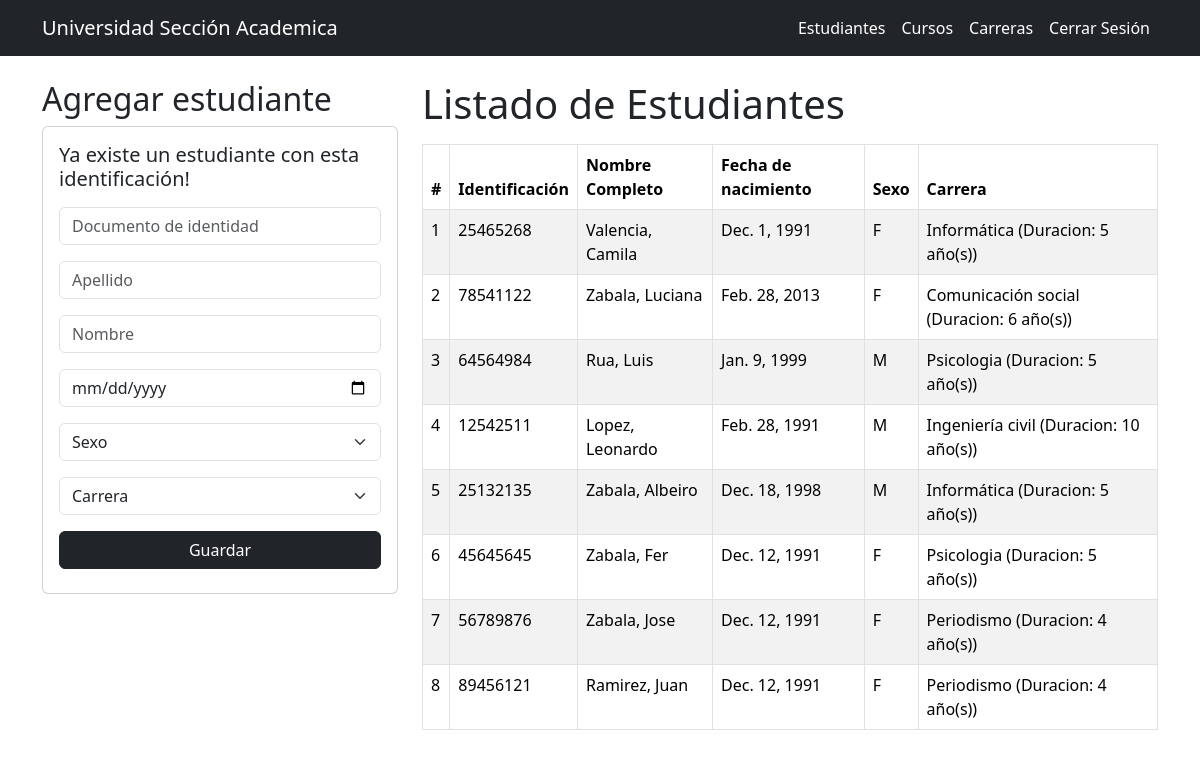
The app's page /registrarEstudiante/ (signed in) with its own data.
### Modulos/Academica/models.py (models this page shows, shortened)
class Estudiante(models.Model):
    dni = models.CharField(max_length=8, primary_key=True)
    apellido = models.CharField(max_length=35)
    nombre = models.CharField(max_length=35)
    fechaNacimiento = models.DateField()
    sexos = [('F','Femenino'),
             ('M','Masculino')]
    sexo = models.CharField(max_length=1, choices=sexos, default='F')
    carrera = models.ForeignKey(Carrera, null=False, blank=False, on_delete=models.CASCADE)
    def nombreCompleto(self):
        txt = "{0}, {1}"
        return txt.format(self.apellido, self.nombre)

class Carrera(models.Model):
    codigo = models.CharField(max_length=3, primary_key=True)
    nombre = models.CharField(max_length=50)
    duracion = models.PositiveSmallIntegerField(default=5)
    def __str__(self):
        txt = "{0} (Duracion: {1} año(s))"
        return txt.format(self.nombre, self.duracion)

### Modulos/Academica/views.py (the view)
# urls.py: path('registrarEstudiante/', views.registrarEstudiante, name='registrarEstudiante'),
def registrarEstudiante(request):
    try:
        dni=request.POST['txtDni']
        apellido=request.POST['txtApellido']
        nombre=request.POST['txtNombreE']
        fechaNacimiento=request.POST['txtFechaNacimiento']
        sexo=request.POST['txtSexo']
        carrera=request.POST['txtCarrera']
        Estudiante.objects.create(dni=dni, apellido=apellido, nombre=nombre, fechaNacimiento=fechaNacimiento,
                                            sexo=sexo, carrera=Carrera.objects.get(codigo=carrera))
        return redirect('/gestionEstudiantes/')
    except:
        listaEstudiantes = Estudiante.objects.all()
        listaCarreras = Carrera.objects.all()
        return render(request, "gestionEstudiantes.html",{"estudiantes": listaEstudiantes,"carreras": listaCarreras,
           'error': 'Ya existe un estudiante con esta identificación!'
        })

### Modulos/Academica/Templates/gestionEstudiantes.html (shortened to what this page needs)
{% extends "./base.html" %}
{% block body %}
<div class="row">
    <div class="col-sm-12 col-md-6 col-lg-4 col-xl-4">
        <h2>Agregar estudiante</h2>
        <div class="card">
            <div class="card-body">
                <h5>{{error}}</h5>
                <form id="formularioEstudiante" action="/registrarEstudiante/" method="POST"> {% csrf_token %}
                    <div class="form-group py-2">
                        <input type="text" id="txtDni" onKeypress="if (45 > event.keyCode || event.keyCode > 57) event.returnValue = false" name="txtDni" class="form-control" placeholder="Documento de identidad" minlength="8" maxlength="8" required>
                    </div>
                    <div class="form-group py-2">
                        <input type="text" id="txtApellido" name="txtApellido" class="form-control" placeholder="Apellido" maxlength="35" required>
                    </div>
                    <div class="form-group py-2">
                        <input type="text" id="txtNombre2" name="txtNombre2" class="form-control" placeholder="Nombre" maxlength="35" required>
                    </div>
                    <div class="form-group py-2">
                        <input type="date" id="txtFechaNacimiento" name="txtFechaNacimiento" class="form-control" required>
                    </div>
                    <div class="py-2">
                        <select class="form-select" id="txtSexo" name="txtSexo" required >
                            <option value="" selected>Sexo</option>
                        </select>
                    </div>
                    <div class="py-2">
                        <select class="form-select" id="txtCarrera" name="txtCarrera" required>
                            <option value="" selected>Carrera</option>
                        </select>
                    </div>
                    <div class="form-group py-2 d-grid gap-2">
                        <button type="submit" class="btn btn-dark btn-block text-white">Guardar</button>
                    </div>
                </form>
            </div>
        </div>
    </div>
    <div class="col-sm-12 col-md-6 col-lg-8 col-xl-8">
        <h1>Listado de Estudiantes</h1>
        <div class="table-responsive py-2">
            <table class="table table-striped table-bordered">
            <thead>
                <tr>
                    <th> # </th>
                    <th> Identificación </th>
                    <th> Nombre Completo </th>
                    <th> Fecha de nacimiento </th>
                    <th> Sexo </th>
                    <th> Carrera </th>
                </tr>
            </thead>
            <tbody>
                {% for c in estudiantes %}
                <tr>
                    <td>{{ forloop.counter}}</td>
                    <td>{{c.dni}}</td>
                    <td>{{c.nombreCompleto}}</td>
                    <td>{{c.fechaNacimiento}}</td>
                    <td>{{c.sexo}}</td>
                    <td>{{c.carrera}}</td>
                </tr>
                {% endfor %}
            </tbody>
        </div>
    </div>
</div>
{% endblock %}

### records on screen
Estudiante: dni "25465268", nombreCompleto "Valencia, Camila", fechaNacimiento "Dec. 1, 1991", sexo "F", carrera "Informática (Duracion: 5 año(s))"
Estudiante: dni "78541122", nombreCompleto "Zabala, Luciana", fechaNacimiento "Feb. 28, 2013", sexo "F", carrera "Comunicación social (Duracion: 6 año(s))"
Estudiante: dni "64564984", nombreCompleto "Rua, Luis", fechaNacimiento "Jan. 9, 1999", sexo "M", carrera "Psicologia (Duracion: 5 año(s))"
Estudiante: dni "12542511", nombreCompleto "Lopez, Leonardo", fechaNacimiento "Feb. 28, 1991", sexo "M", carrera "Ingeniería civil (Duracion: 10 año(s))"
Estudiante: dni "25132135", nombreCompleto "Zabala, Albeiro", fechaNacimiento "Dec. 18, 1998", sexo "M", carrera "Informática (Duracion: 5 año(s))"
Estudiante: dni "45645645", nombreCompleto "Zabala, Fer", fechaNacimiento "Dec. 12, 1991", sexo "F", carrera "Psicologia (Duracion: 5 año(s))"
Estudiante: dni "56789876", nombreCompleto "Zabala, Jose", fechaNacimiento "Dec. 12, 1991", sexo "F", carrera "Periodismo (Duracion: 4 año(s))"
Estudiante: dni "89456121", nombreCompleto "Ramirez, Juan", fechaNacimiento "Dec. 12, 1991", sexo "F", carrera "Periodismo (Duracion: 4 año(s))"

### other values on screen
{{ error }} "Ya existe un estudiante con esta identificación!"
